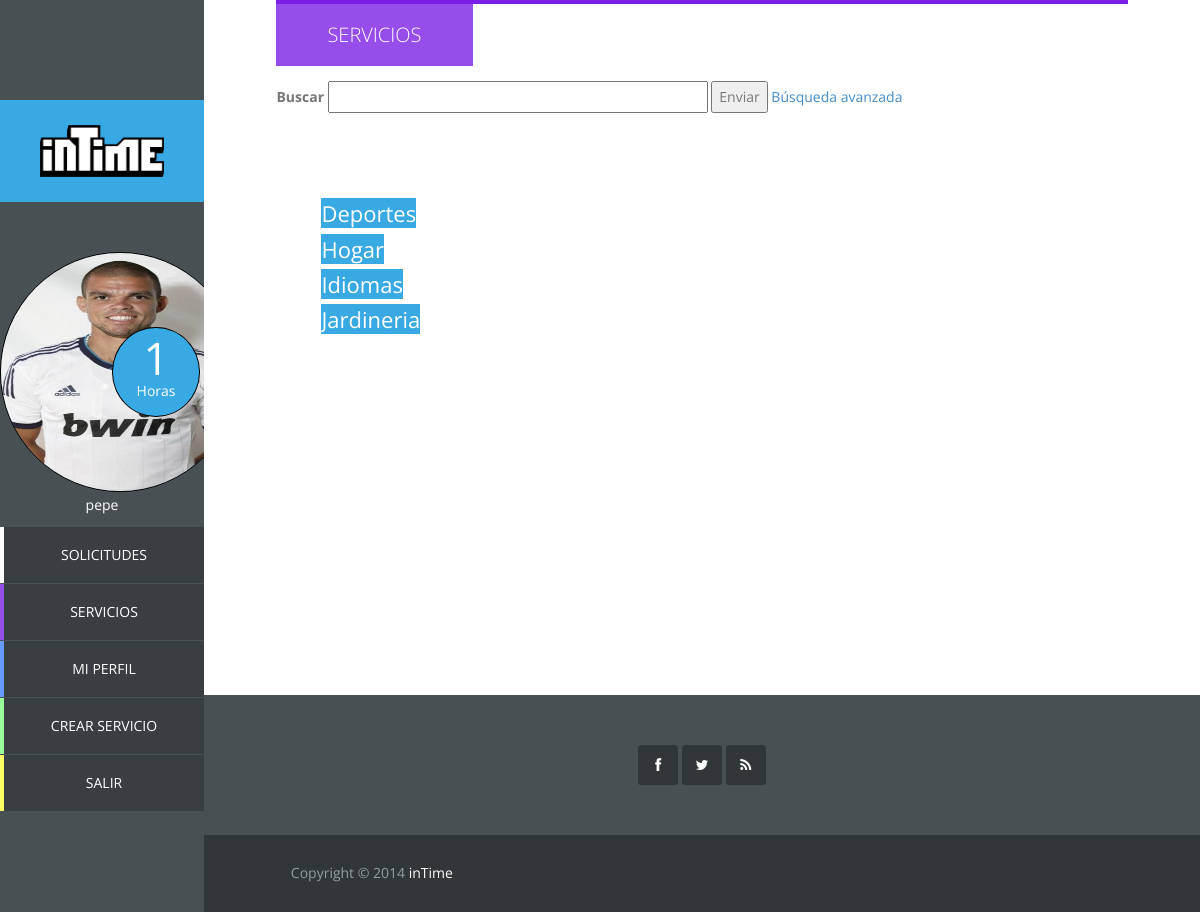
Screenshot of /vista/mostrar_servicios.php (signed in) with the database file from the repository.
### tables this page shows
CREATE TABLE IF NOT EXISTS `usuario` (
  `id_usuario` int(11) NOT NULL AUTO_INCREMENT,
  `correo` varchar(40) NOT NULL,
  `nombre` varchar(20) NOT NULL,
  `apellidos` varchar(40) NOT NULL,
  `direccion` varchar(80) NOT NULL,
  `horas_usuario` int(11) NOT NULL,
  `foto_usuario` varchar(20) DEFAULT NULL,
  `pass` char(128) NOT NULL,
  `salt` char(128) NOT NULL,
  `vio_sol_recibidas` datetime NOT NULL,
  `vio_sol_enviadas` datetime NOT NULL,
  PRIMARY KEY (`id_usuario`),
  UNIQUE KEY `correo` (`correo`)
);

CREATE TABLE IF NOT EXISTS `categoria` (
  `id_categoria` int(11) NOT NULL AUTO_INCREMENT,
  `categoria` varchar(20) NOT NULL,
  PRIMARY KEY (`id_categoria`),
  UNIQUE KEY `categoria` (`categoria`)
);

### modelo/usuario.php (called while the page is built, shortened)
<?php
	class Usuario {
		private $id;
		private $nombre;
		private $horas;
		private $foto;
		public function __construct($id, $correo, $nombre, $apellidos, $direccion, $horas, $foto, $pass, $salt) {
			$this->id = $id;
			$this->nombre = $nombre;
			$this->horas = $horas;
			$this->foto = $foto;
		}
		public function getId(){
			return $this->id;
		}
		public function getNombre(){
			return $this->nombre;
		}
		public function getHoras(){
			return $this->horas;
		}
		public function getFoto(){
			return $this->foto;
		}
	}

### controlador/op_base_datos.php (called while the page is built, shortened)
<?php
class Mysql{
	protected $host="localhost";
	protected $user="root";
    protected $clave="";
	protected function conectar(){
        $this->conexion=mysqli_connect($this->host,$this->user,$this->clave);
    }
}

### controlador/op_base_datos_usuario.php (called while the page is built, shortened)
<?php
require_once '../controlador/op_base_datos.php';
class MysqlUsuario extends Mysql {
	public function conseguirUsuarioById($id){
		$pst = $this->conexion->prepare("select * from usuario where id_usuario = ?");
		$pst->bind_param("s", $id);
		$pst->execute();
		$pst->bind_result($id_usuario, $correo, $nombre, $apellidos, $direccion, $horas, $foto, $pass, $salt,
			$vio_sol_recibidas, $vio_sol_enviadas);
		$usuario = NULL;
		if($pst->fetch()){
			$usuario = new Usuario($id_usuario, $correo, $nombre, $apellidos, $direccion, $horas, $foto, $pass, $salt,
				$vio_sol_recibidas, $vio_sol_enviadas);
		}
		return $usuario;
	}
}

### controlador/op_base_datos_servicio.php (called while the page is built, shortened)
<?php
require_once '../controlador/op_base_datos.php';
class MysqlServicio extends Mysql {
	public function conseguirTodasLasCategorias() {
		$pst = $this->conexion->prepare("select * from categoria order by categoria");
		$pst->execute();
		$pst->bind_result($id, $categoria);
		$resultado = NULL;
		while ($pst->fetch()) {
			$resultado[] = array('id_categoria'=>$id, 'categoria'=>$categoria);
		}
		return $resultado;
	}
}

### vista/mostrar_servicios.php (the view, shortened to what this page needs)
<?php
require_once '../modelo/usuario.php';
?>
<!DOCTYPE html>
<html lang="es">
	<head>
		<link rel="stylesheet" href="css/font-awesome.min.css">
		<link rel="stylesheet" href="css/templatemo_misc.css">
		<link rel="stylesheet" href="css/bootstrap.min.css">
		<link rel="stylesheet" href="css/templatemo_style.css">
		<link rel="stylesheet" href="css/menu.css">
		<link rel="stylesheet" href="css/rating.css">
	</head>
	<?php
	require_once '../controlador/op_base_datos_servicio.php';
	$BDD = new MysqlServicio();
	$resultadoCategorias = $BDD -> conseguirTodasLasCategorias();
	?>
	<body>
		<?php include "sidebar.php"
		?>
		<div id="main-content">
			<div id="templatemo">
				<div id="services" class="section-content">
					<div class="row">
						<div class="col-md-12">
							<div class="section-title">
								<h2>Servicios</h2>
								<div class="buscador">
									<form method="post" action="busqueda.php" accept-charset="utf-8">
										<label>Buscar</label>
										<input type="text" size="50">
										<button type="submit" name="submit" value="Enviar">
											Enviar
										</button>
										<a href="">Búsqueda avanzada</a>
									</form>
								</div>
							</div>
							<div class="cuerpo" id="servicios">
								<ul class = "lista-categorias">
									<?php
										if(isset($resultadoCategorias)){
											foreach($resultadoCategorias as $row){
									?>
											<li id="elem-categoria">
												<a href="#" onclick="mostrarServicios(<?php echo "'".$row['id_categoria']."'"?>)"><?php echo $row['categoria'] ?></a>
											</li>
									<?php
											}
										}else{
											echo "<h3>Aún no tenemos ninguna categoría disponible<h3>";
										}
									?>
								</ul>
							</div>
						</div>
					</div>
				</div>
				<?php include 'footer.php'
				?>
			</div>
		</div>
	</body>
</html>

### vista/sidebar.php (shortened to what this page needs)
<?php
$dir = $_SERVER["REQUEST_URI"];
$array = explode("/", $dir);
$n = count($array);
?>
	<div id="main-sidebar">
		<?php
		if($array[$n-1] == "index.php" || $array[$n-1] == ""){
		?>
		<div class="logo">
			<a href="index.php"><img src="vista/images/logo.png"/></a>
		</div>
		<ul class="main-menu">
			<li class="services">
				<a href='vista/mostrar_servicios.php'>servicios</a>
			</li>
			<li class="about">
				<a href="vista/sobrenosotros.php">sobre nosotros</a>
			</li>
			<li class="contact">
				<a href="vista/contacto.php">contacto</a>
			</li>
		</ul>
		<?php
		}else {
			require_once '../controlador/op_base_datos_usuario.php';
			if(isset($_SESSION['login_usuario']) && $_SESSION['login_usuario']){
				$user = $_SESSION['usuario'];
				$baseDatos = new MysqlUsuario();
				$user = $baseDatos->conseguirUsuarioById($user->getId());
		?>
				<div class="logo">
					<a href="perfil_usuario.php">
						<img src="images/logo.png"/>
					</a>
				</div>
				<div class="navigation-log-in">
					<ul class="main-menu">
						<div class="circle-text">
							<div class="contador">
									<?php echo $user->getHoras() ?>
							</div>
							<p>Horas</p>
						</div>
						<?php
							if($user->getFoto() == NULL){
								echo "<a href='perfil_usuario.php'><img src='images/usuario/user_defect.png'></a>";
							}else{
						?>
								<a href='perfil_usuario.php'><img src='<?php echo "images/usuario/".$user->getFoto() ?>'></a>
						<?php
							}
						?>
						<p>
							<?php echo $user->getNombre() ?>
						</p>
						<li class="requests">
							<a href="solicitudes.php">Solicitudes</a>
						</li>
						<li class="services">
							<a href="mostrar_servicios.php">servicios</a>
						</li>
						<li class="profile">
							<a href="perfil.php?id_usuario=<?php echo $user->getId() ?>">Mi Perfil</a>
						</li>
						<li class="new-job">
							<a href="crearservicio.php">Crear Servicio</a>
						</li>
						<li class="log-out">
							<a href="../controlador/logout.php">Salir</a>
						</li>
					</ul>
				</div>
		<?php
			}else if(isset($_SESSION['login_admin']) && $_SESSION['login_admin']) {
		?>
				<div class="logo">
					<a href="perfil_admin.php"><img src="images/logo.png"/></a>
				</div>
				<div class="navigation-log-in">
					<ul class="main-menu">
						<div class="circle-text">
							<div class="contador">-</div>
							<p>Horas</p>
						</div>
						<img src="images/admin.jpg" >
						<li class="user-list">
							<a href="usuariosadmin.php">Lista Usuarios</a>
						</li>
						<li class="service-list">
							<a href="serviciosadmin.php">Lista Servicios</a>
						</li>
						<li class="log-out">
							<a href="../controlador/logout.php">Salir</a>
						</li>
					</ul>
				</div>
		<?php
			}
		?>
		<?php
		}
		?>
	</div>

### vista/css/templatemo_style.css (style rules this page uses)
.main-menu, .responsive-menu ul, .social-member, .progess-bars, .first-footer .social-footer ul { padding: 0%; margin: 0%; list-style: none; }
body { font: 14px/1.85em 'Open Sans', Arial, Helvetice Neue, sans-serif; color: #777777; font-weight: 300px; font-style: normal; -webkit-font-smoothing: antialiased; -webkit-text-size-adjust: 100%; }
a, a:hover, a:focus { text-decoration: none; -webkit-transition: all 150ms ease-in; -moz-transition: all 150ms ease-in; -o-transition: all 150ms ease-in; transition: all 150ms ease-in; }
h1, h2, h3, h4, h5, h6 { font-family: 'Open Sans', Arial, Helvetice Neue, sans-serif; }
*, *:before, *:after { -moz-box-sizing: border-box; -webkit-box-sizing: border-box; box-sizing: border-box; }
#main-content, .full-width-slider { width: 83%; }
.section-content { padding: 0 7%; margin-bottom: 100px; height: 200%; }
.section-title { border-top: 4px solid; margin-bottom: 80px; }
.section-title h2 { display: inline-block; padding: 20px 51px; color: white; text-transform: uppercase; font-weight: 300; margin: 0; font-size: 20px; }
div.buscador { position: relative; width: 78%; margin-top: 15px; }
#services .section-title { border-color: #7c1fe5; }
#services h2 { background-color: #974dea; margin-right: 0% }
#main-sidebar { position: fixed; float: left; width: 17%; height: 100%; background-color: #495054; color: white; margin-right: 0px; overflow: auto; }
.logo { margin-top: 100px; background-color: #38a9e3; padding: 25px 40px; }
.logo a { color: white; }
.logo a img { width: 100%; height: 100%; }
.main-menu { text-align: center; }
.main-menu li { margin-bottom: 1px; }
.main-menu li a { color: white; text-transform: uppercase; display: block; border-left: 4px solid; padding: 15px 30px; background-color: #383e41; -webkit-transition: all 150ms ease-in; -moz-transition: all 150ms ease-in; -o-transition: all 150ms ease-in; transition: all 150ms ease-in; }
li.services a { border-color: #974dea; }
li.profile a { border-color: #6699FF; }
li.new-job a { border-color: #99FF99; }
li.log-out a { border-color: #FFFF66; }
.navigation-log-in { padding-top: 50px; }
.navigation-log-in img { border: 1px solid black; border-radius:120px; width: 240px; height: 240px; }
#main-content { float: left; width: 83%; height: 100%; margin-left: 17%; overflow: hidden; }
.cuerpo { padding-left: 5px; min-height: 400px; }
.cuerpo#servicios { float: left; width: 100% }
ul.lista-categorias { display:block; float:left; list-style:none; width: 20%; margin-right: 5%; margin-bottom: 5%; }
li#elem-categoria { width: 100%; margin-top: 5%; }
li#elem-categoria a { width: 100%; min-padding: 0em; 1%; background-color: #38A9E3; color:#FFFFFF; border-bottom: 10%; font-size: 22px; }
.circle-text { position: absolute; width: 43%; margin-left: 55%; margin-top: 37%; }
.circle-text:after { content: ""; display: block; width: 100%; height:0; padding-bottom: 100%; background: #38a9e3; -moz-border-radius: 50%; -webkit-border-radius: 50%; border-radius: 50%; border: 1px solid black; }
.circle-text p { position: absolute; float: left; width: 100%; padding-top: 73%; line-height: 1em; margin-top: -0.5em; text-align: center; color: white; }
.circle-text div { position: absolute; width: 100%; padding-top: 35%; line-height: 1em; margin-top: -0.5em; text-align: center; color: white; font-size: 45px; }

### rows the page displays
usuario: horas_usuario "1", foto_usuario (picture), nombre "pepe"
categoria: categoria "Deportes"
categoria: categoria "Hogar"
categoria: categoria "Idiomas"
categoria: categoria "Jardineria"
